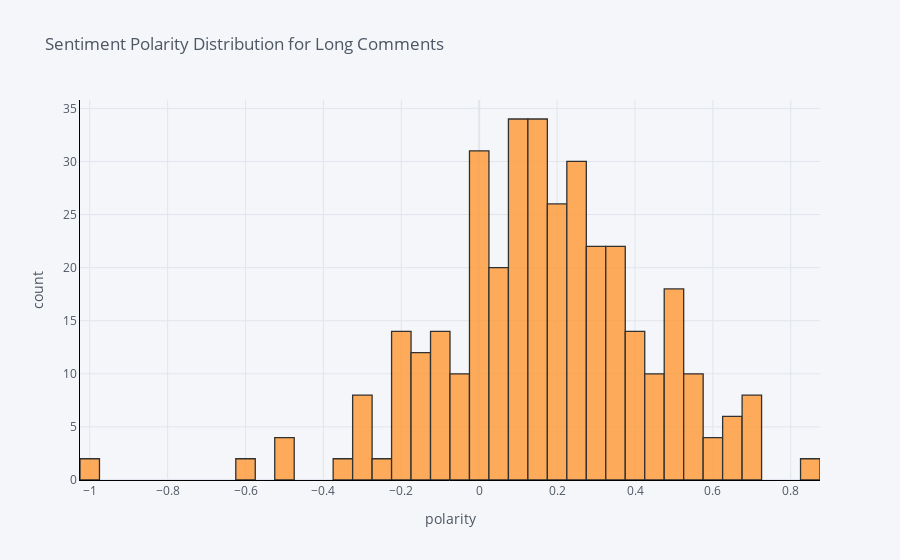
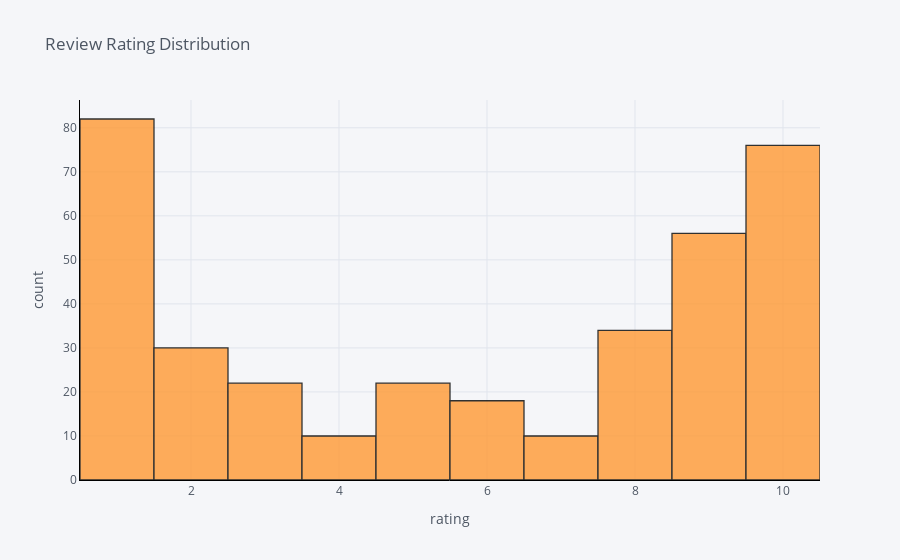

These figures' notebook cell, in order:
### Code cell
# ===================================================================================================
# Creating Polarity charts
cf.go_offline()
cf.set_config_file(offline=False, world_readable=True)

# Histograms for the Sentiment Polarity score
df['polarity_long'].iplot(
    kind='hist',
    bins=50,
    xTitle='polarity',
    linecolor='black',
    yTitle='count',
    title='Sentiment Polarity Distribution for Long Comments')

# Review rating Distribution
df['Ratings'].iplot(
    kind='hist',
    xTitle='rating',
    linecolor='black',
    yTitle='count',
    title='Review Rating Distribution')

# Average Polarity score by Review Rating
rating_polarity=df.groupby(['Ratings'])['polarity_long'].mean()
rating_polarity=rating_polarity.to_frame()
rating_polarity=rating_polarity.rename(columns={"polarity_long": "Avg Polarity"})
rating_polarity.plot(y='Avg Polarity', 
                     use_index=True ,
                     figsize=(15,8) ,
                     title="Average Sentiment Polarity vs Ratings of the Customers")
# ===================================================================================================

### Figure 1 — Plotly figure (JSON) as saved in the notebook; plotly's stock layout.template omitted (floating-point values rounded to 4 significant figures; data arrays with more than 128 entries replaced by an {"elided": "..."} marker saying what was removed)
{"data": [{"histfunc": "count", "histnorm": "", "marker": {"color": "rgba(255, 153, 51, 1.0)", "line": {"color": "#000000", "width": 1.3}}, "name": "polarity_long", "nbinsx": 50, "opacity": 0.8, "orientation": "v", "type": "histogram", "x": {"elided": "361 float values"}}], "layout": {"barmode": "overlay", "legend": {"bgcolor": "#F5F6F9", "font": {"color": "#4D5663"}}, "paper_bgcolor": "#F5F6F9", "plot_bgcolor": "#F5F6F9", "title": {"font": {"color": "#4D5663"}, "text": "Sentiment Polarity Distribution for Long Comments"}, "xaxis": {"gridcolor": "#E1E5ED", "linecolor": "black", "showgrid": true, "tickfont": {"color": "#4D5663"}, "title": {"font": {"color": "#4D5663"}, "text": "polarity"}, "zerolinecolor": "#E1E5ED"}, "yaxis": {"gridcolor": "#E1E5ED", "linecolor": "black", "showgrid": true, "tickfont": {"color": "#4D5663"}, "title": {"font": {"color": "#4D5663"}, "text": "count"}, "zerolinecolor": "#E1E5ED"}}}

### Figure 2 — Plotly figure (JSON) as saved in the notebook; plotly's stock layout.template omitted (floating-point values rounded to 4 significant figures; data arrays with more than 128 entries replaced by an {"elided": "..."} marker saying what was removed)
{"data": [{"histfunc": "count", "histnorm": "", "marker": {"color": "rgba(255, 153, 51, 1.0)", "line": {"color": "#000000", "width": 1.3}}, "name": "Ratings", "opacity": 0.8, "orientation": "v", "type": "histogram", "x": {"elided": "361 mixed values"}}], "layout": {"barmode": "overlay", "legend": {"bgcolor": "#F5F6F9", "font": {"color": "#4D5663"}}, "paper_bgcolor": "#F5F6F9", "plot_bgcolor": "#F5F6F9", "title": {"font": {"color": "#4D5663"}, "text": "Review Rating Distribution"}, "xaxis": {"gridcolor": "#E1E5ED", "linecolor": "black", "showgrid": true, "tickfont": {"color": "#4D5663"}, "title": {"font": {"color": "#4D5663"}, "text": "rating"}, "zerolinecolor": "#E1E5ED"}, "yaxis": {"gridcolor": "#E1E5ED", "linecolor": "black", "showgrid": true, "tickfont": {"color": "#4D5663"}, "title": {"font": {"color": "#4D5663"}, "text": "count"}, "zerolinecolor": "#E1E5ED"}}}
